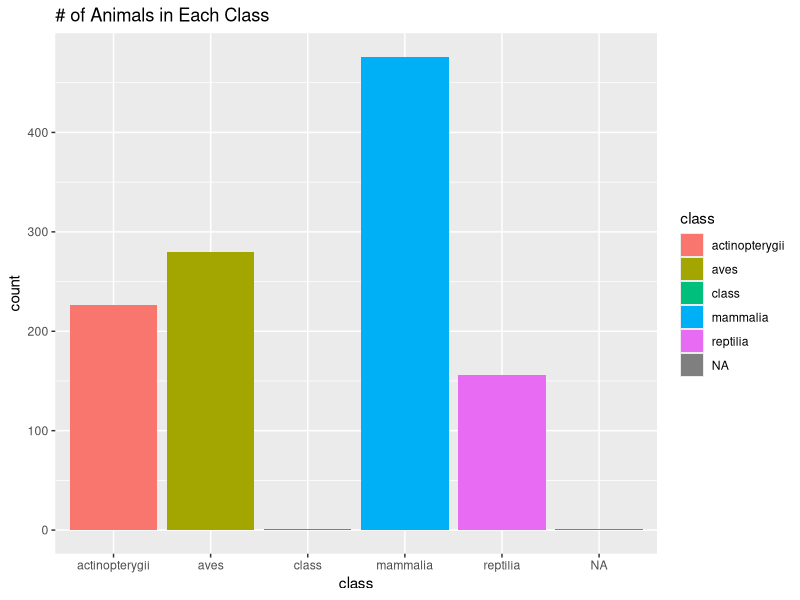
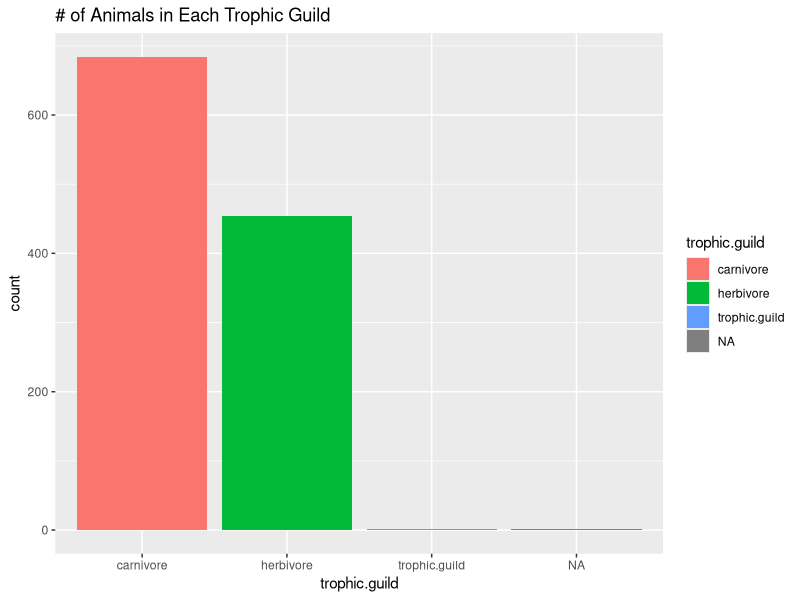

Recreate these plots in R, in order. (Note: this script raises an error after producing the figures.)
## ---- chunk 1
library("tidyverse")
options(scipen=999) #turn off scientific notation
## ---- chunk 2
homerange <- read_csv("Tamburelloetal_HomeRangeDatabase.csv")
## ---- chunk 3
glimpse(homerange)
## ---- chunk 4
names(homerange)
## ---- chunk 5
ggplot(data=homerange, 
       mapping=aes(x=class))+
  geom_bar(mapping=aes(fill=class))+
  labs(title="# of Animals in Each Class")
## ---- chunk 6
ggplot(data=homerange, 
       mapping=aes(x=trophic.guild))+
  geom_bar(mapping=aes(fill=trophic.guild))+
  labs(title="# of Animals in Each Trophic Guild")
## ---- chunk 7

## ---- chunk 8

## ---- chunk 9

## ---- chunk 10

## ---- chunk 11
ggplot(data=homerange, 
       mapping=aes(x=mean.mass.g, y=mean.hra.m2))+
  geom_point(mapping=aes(color=class))+
  geom_smooth(method=lm, se=T)+
  labs=title("Body Mass (g) vs. Homerange Size (m^2)")
## ---- chunk 12

## ---- chunk 13

